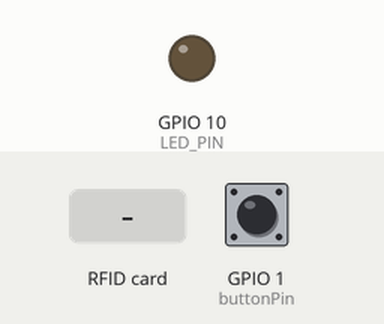
This sketch was run on a simulated ESP32-S3. Parts: output pins drawn as LEDs (lit = HIGH). The inputs (shaded band) are chosen by the test bench; at power-on: GPIO 1 (buttonPin) LOW. WiFi joins after 1.5 s; servers stay silent unless stated; uploads are accepted with an empty reply; what the sketch prints to the serial monitor is not drawn.

Above: at 6.6 s.
6.7 s: GPIO 1 (buttonPin) pulled HIGH for 0.15 s
8.4 s: RFID card 5E 7A 19 C4 held to the reader
At 9.7 s:
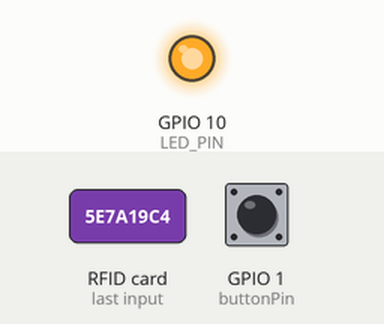
Timing chart, 0 to 13.0 s (numbered marks = the images above; inputs shaded):
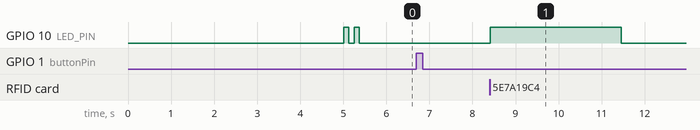

The sketch:

savekey_alt.ino
```cpp
#include <Wire.h>
#include <Adafruit_PN532.h>
#include <WiFi.h>
#include <HTTPClient.h>
#include <ArduinoJson.h>
#include <esp_system.h>

// --- WLAN-Credentials ---
const char* ssid     = "Igloo";
const char* password = "1glooVision";

// --- API-Konfiguration ---
const char* API_ENDPOINT = "https://savekey.klaus-klebband.ch/api/arduino_api.php";
const char* API_KEY = "sk_hardware_safekey_12345";

// --- I²C-Pins für PN532 ---
#define SDA_PIN     4
#define SCL_PIN     5

// --- PN532 / NFC-Pins ---
#define PN532_IRQ   2
#define PN532_RESET 3

// --- Magnetsensor-Pin ---
const int buttonPin = 1;

// --- LED-Pin ---
const int LED_PIN = 10; // Deine neue LED an Pin 10

// --- Seriennummer der Box ---
const char* seriennummer = "550";

// --- Status-Variablen ---
bool keyPresent = true;
bool pendingVerification = false;
unsigned long verificationStartTime = 0;
const unsigned long verificationTimeout = 5 * 60 * 1000; // 5 Minuten

// --- LED-Timer Variablen (non-blocking) ---
bool ledActive = false;
unsigned long ledStartTime = 0;
const unsigned long LED_DURATION = 3000; // 3 Sekunden LED-Dauer

// --- Verbindungszustände & Retry-Timer ---
bool wifiAvailable = false;
bool nfcAvailable = false;
unsigned long nextWifiAttempt = 0;
unsigned long nextNfcAttempt = 0;
const unsigned long WIFI_RETRY_INTERVAL = 30000UL; // 30 Sekunden
const unsigned long NFC_RETRY_INTERVAL = 15000UL;  // 15 Sekunden

// PN532-Objekt über Wire
Adafruit_PN532 nfc(PN532_IRQ, PN532_RESET, &Wire);

// Vorwärtsdeklarationen
void logResetReason();
bool connectToWiFi(uint8_t maxAttempts = 5, unsigned long attemptTimeout = 6000);
bool initializePN532(uint8_t maxAttempts = 3);
void startSuccessLED();
void manageLED();
void blinkStartupLED();
void sendKeyRemovedEvent();
void sendKeyReturnedEvent();
void sendRfidScanEvent(String rfidUid);

void setup() {
  Serial.begin(115200);
  delay(200); // Seriellen Monitor nicht blockieren

  logResetReason();

  delay(2000); // Hardware nach Power-On stabilisieren lassen

  pinMode(LED_PIN, OUTPUT);
  digitalWrite(LED_PIN, LOW);

  pinMode(buttonPin, INPUT_PULLDOWN);

  Wire.begin(SDA_PIN, SCL_PIN);
  delay(500); // I2C/PN532 Zeit geben

  wifiAvailable = connectToWiFi();
  nextWifiAttempt = millis() + WIFI_RETRY_INTERVAL;

  nfcAvailable = initializePN532();
  nextNfcAttempt = millis() + NFC_RETRY_INTERVAL;

  keyPresent = (digitalRead(buttonPin) == HIGH);
  Serial.print("Initialer Schlüsselstatus: ");
  Serial.println(keyPresent ? "Vorhanden" : "Entfernt");
  blinkStartupLED();
  Serial.println("✅ System bereit - LED leuchtet nur bei erfolgreicher Verifikation");
}

void loop() {
  manageLED();

  static unsigned long lastButtonCheck = 0;
  unsigned long now = millis();
  if (now - lastButtonCheck >= 10) {
    lastButtonCheck = now;
    bool currentKeyPresent = (digitalRead(buttonPin) == HIGH);

    if (currentKeyPresent != keyPresent) {
      keyPresent = currentKeyPresent;

      if (!keyPresent) {
        Serial.println("Schlüssel wurde entfernt!");
        pendingVerification = true;
        verificationStartTime = millis();
        sendKeyRemovedEvent();
      } else {
        Serial.println("Schlüssel wurde zurückgegeben!");
        pendingVerification = false;
        sendKeyReturnedEvent();
      }
    }
  }

  if (pendingVerification && (millis() - verificationStartTime > verificationTimeout)) {
    Serial.println("Verifikationszeit abgelaufen! Schlüssel gilt als unrechtmäßig entnommen.");
    pendingVerification = false;
  }

  if (wifiAvailable && WiFi.status() != WL_CONNECTED) {
    Serial.println("⚠️ WiFi-Verbindung verloren.");
    wifiAvailable = false;
    WiFi.disconnect(true);
    nextWifiAttempt = millis() + 1000;
  }

  if (!wifiAvailable && millis() >= nextWifiAttempt) {
    wifiAvailable = connectToWiFi();
    nextWifiAttempt = millis() + WIFI_RETRY_INTERVAL;
  }

  if (!nfcAvailable && millis() >= nextNfcAttempt) {
    nfcAvailable = initializePN532(1);
    nextNfcAttempt = millis() + NFC_RETRY_INTERVAL;
  }

  if (nfcAvailable) {
    uint8_t uid[7];
    uint8_t uidLength;
    bool success = nfc.readPassiveTargetID(PN532_MIFARE_ISO14443A, uid, &uidLength, 50);

    if (success) {
      String rfidUid;
      for (uint8_t i = 0; i < uidLength; i++) {
        if (uid[i] < 0x10) {
          rfidUid += '0';
        }
        rfidUid += String(uid[i], HEX);
      }
      rfidUid.toUpperCase();

      Serial.print("Tag erkannt, UID: ");
      Serial.println(rfidUid);

      if (pendingVerification && !keyPresent) {
        Serial.println("RFID-Verifikation für Schlüsselentnahme!");
        startSuccessLED();
        sendRfidScanEvent(rfidUid);
        pendingVerification = false;
      }
    }
  }

  delay(5);
}

void logResetReason() {
  esp_reset_reason_t reason = esp_reset_reason();
  Serial.print("Reset-Grund: ");
  switch (reason) {
    case ESP_RST_POWERON:
      Serial.println("Power-On Reset (Stromzufuhr)");
      break;
    case ESP_RST_SW:
      Serial.println("Software Reset");
      break;
    case ESP_RST_BROWNOUT:
      Serial.println("Brownout Reset (Unterspannung)");
      break;
    case ESP_RST_DEEPSLEEP:
      Serial.println("Aufwachen aus Deep Sleep");
      break;
    default:
      Serial.println(reason);
      break;
  }
}

bool connectToWiFi(uint8_t maxAttempts, unsigned long attemptTimeout) {
  WiFi.mode(WIFI_STA);

  for (uint8_t attempt = 1; attempt <= maxAttempts; ++attempt) {
    Serial.printf("📡 WiFi-Verbindungsversuch %u/%u\n", attempt, maxAttempts);
    WiFi.begin(ssid, password);

    unsigned long start = millis();
    while (WiFi.status() != WL_CONNECTED && (millis() - start) < attemptTimeout) {
      delay(200);
      Serial.print('.');
    }
    Serial.println();

    if (WiFi.status() == WL_CONNECTED) {
      Serial.print("✅ WiFi verbunden, IP: ");
      Serial.println(WiFi.localIP());
      return true;
    }

    Serial.println("❌ WiFi-Verbindung fehlgeschlagen");
    WiFi.disconnect(true);
    delay(500);
  }

  Serial.println("⚠️ WiFi offline – System arbeitet lokal weiter.");
  return false;
}

bool initializePN532(uint8_t maxAttempts) {
  for (uint8_t attempt = 1; attempt <= maxAttempts; ++attempt) {
    Serial.printf("🔧 NFC-Initialisierung Versuch %u/%u\n", attempt, maxAttempts);
    nfc.begin();
    delay(700); // PN532 ausreichend Zeit geben

    uint32_t versiondata = nfc.getFirmwareVersion();
    if (versiondata) {
      Serial.print("✔️ PN5");
      Serial.println((versiondata >> 24) & 0xFF, HEX);
      Serial.print("   Firmware Version: ");
      Serial.print((versiondata >> 16) & 0xFF, DEC);
      Serial.print('.');
      Serial.println((versiondata >> 8) & 0xFF, DEC);
      nfc.SAMConfig();
      Serial.println("NFC erfolgreich initialisiert.");
      return true;
    }

    Serial.println("❌ PN532 nicht erreichbar – erneuter Versuch folgt.");
    delay(800);
  }

  Serial.println("⚠️ NFC offline – RFID-Scans werden übersprungen.");
  return false;
}

void blinkStartupLED() {
  const uint8_t blinkCount = 2;
  const unsigned long blinkDuration = 120;
  for (uint8_t i = 0; i < blinkCount; ++i) {
    digitalWrite(LED_PIN, HIGH);
    delay(blinkDuration);
    digitalWrite(LED_PIN, LOW);
    delay(blinkDuration);
  }
}

// LED für erfolgreiche Verifikation starten (non-blocking)
void startSuccessLED() {
  if (!ledActive) {
    Serial.println("✅ LED: Erfolgreiche Verifikation - LED startet für 3 Sekunden");
    digitalWrite(LED_PIN, HIGH);
  }
  ledActive = true;
  ledStartTime = millis();
}

// LED-Timer verwalten (non-blocking)
void manageLED() {
  if (ledActive && (millis() - ledStartTime >= LED_DURATION)) {
    digitalWrite(LED_PIN, LOW);
    ledActive = false;
    Serial.println("💡 LED: Aus (3 Sekunden abgelaufen)");
  }
}

// Sendet ein Ereignis "Schlüssel entfernt" an den Server
void sendKeyRemovedEvent() {
  if (!wifiAvailable || WiFi.status() != WL_CONNECTED) {
    Serial.println("Keine WLAN-Verbindung – Event 'key_removed' wird nicht gesendet.");
    return;
  }

  HTTPClient http;
  http.begin(API_ENDPOINT);
  http.addHeader("Content-Type", "application/json");
  http.addHeader("X-Api-Key", API_KEY);

  StaticJsonDocument<200> doc;
  doc["event_type"] = "key_removed";
  doc["seriennummer"] = seriennummer;
  doc["timestamp"] = millis();

  String jsonData;
  serializeJson(doc, jsonData);

  int httpResponseCode = http.POST(jsonData);

  if (httpResponseCode > 0) {
    String response = http.getString();
    Serial.println("HTTP Response: " + response);
  } else {
    Serial.print("Fehler beim HTTP-Request: ");
    Serial.println(httpResponseCode);
  }

  http.end();
}

// Sendet ein Ereignis "Schlüssel zurückgegeben" an den Server
void sendKeyReturnedEvent() {
  if (!wifiAvailable || WiFi.status() != WL_CONNECTED) {
    Serial.println("Keine WLAN-Verbindung – Event 'key_returned' wird nicht gesendet.");
    return;
  }

  HTTPClient http;
  http.begin(API_ENDPOINT);
  http.addHeader("Content-Type", "application/json");
  http.addHeader("X-Api-Key", API_KEY);

  StaticJsonDocument<200> doc;
  doc["event_type"] = "key_returned";
  doc["seriennummer"] = seriennummer;
  doc["timestamp"] = millis();

  String jsonData;
  serializeJson(doc, jsonData);

  int httpResponseCode = http.POST(jsonData);

  if (httpResponseCode > 0) {
    String response = http.getString();
    Serial.println("HTTP Response: " + response);
  } else {
    Serial.print("Fehler beim HTTP-Request: ");
    Serial.println(httpResponseCode);
  }

  http.end();
}

// Sendet ein Ereignis "RFID-Scan" an den Server
void sendRfidScanEvent(String rfidUid) {
  if (!wifiAvailable || WiFi.status() != WL_CONNECTED) {
    Serial.println("Keine WLAN-Verbindung – RFID-Scan wird nicht gesendet.");
    return;
  }

  HTTPClient http;
  http.begin(API_ENDPOINT);
  http.addHeader("Content-Type", "application/json");
  http.addHeader("X-Api-Key", API_KEY);

  StaticJsonDocument<200> doc;
  doc["event_type"] = "rfid_scan";
  doc["seriennummer"] = seriennummer;
  doc["rfid_uid"] = rfidUid;
  doc["timestamp"] = millis();

  String jsonData;
  serializeJson(doc, jsonData);

  int httpResponseCode = http.POST(jsonData);

  if (httpResponseCode > 0) {
    String response = http.getString();
    Serial.println("HTTP Response: " + response);
  } else {
    Serial.print("Fehler beim HTTP-Request: ");
    Serial.println(httpResponseCode);
  }

  http.end();
}
```

Measured:
- after the input at 6.7 s, every drawn part: stays the same
- after the input at 8.4 s, GPIO 10 (LED_PIN): LOW → HIGH at once, → LOW 3.1 s later
